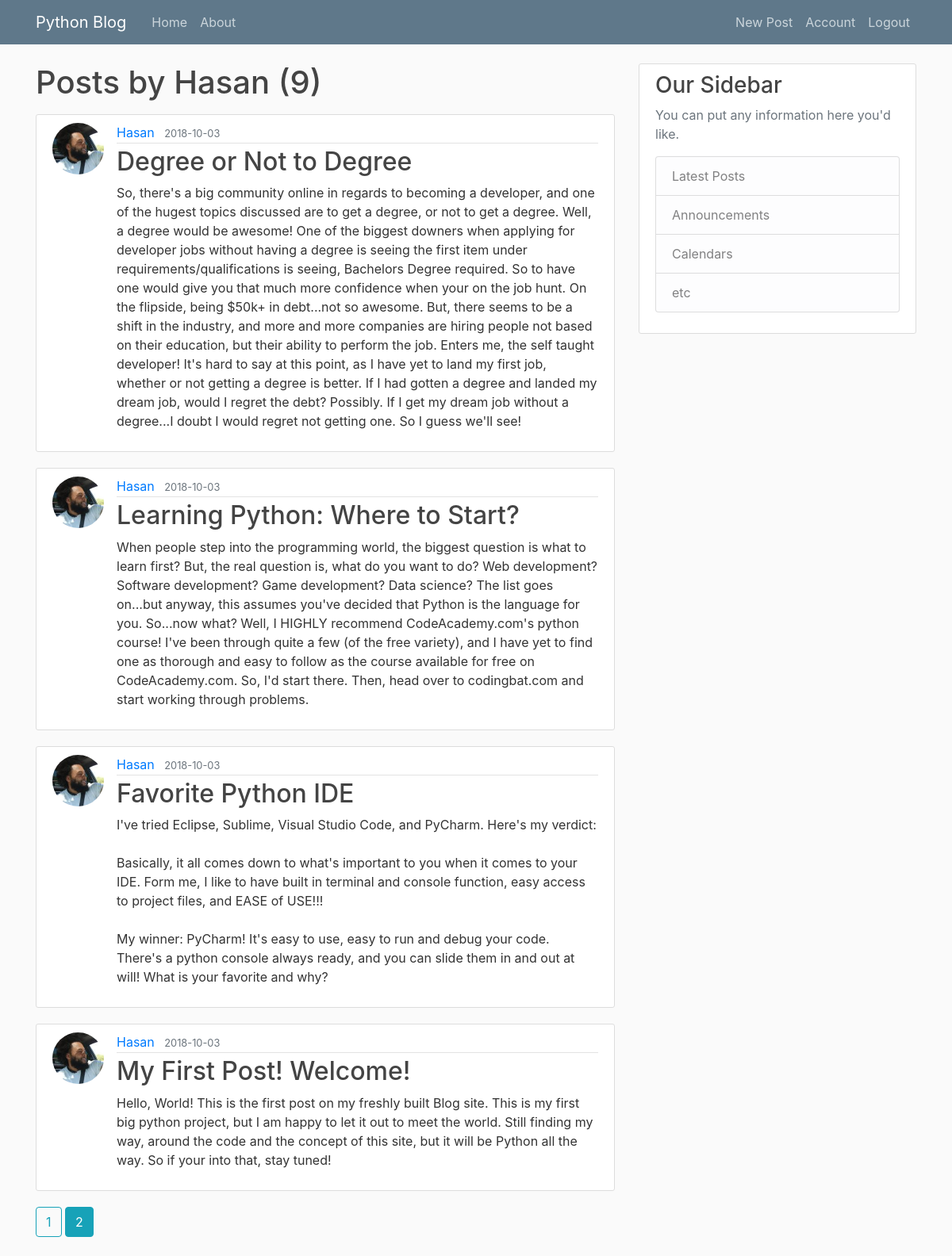
Page /user/Hasan?page=2 (signed in) on the committed database.
### pyblog/models.py (models this page shows, shortened)
class User(db.Model, UserMixin):
    id = db.Column(db.Integer, primary_key=True)
    username = db.Column(db.String(20), unique=True, nullable=False)
    email = db.Column(db.String(120), unique=True, nullable=False)
    image_file = db.Column(db.String(20), nullable=False, default='default.jpg')
    password = db.Column(db.String(60), nullable=False)
    posts = db.relationship('Post', backref='author', lazy=True)

class Post(db.Model):
    id = db.Column(db.Integer, primary_key=True)
    title = db.Column(db.String(100), nullable=False)
    date_posted = db.Column(db.DateTime, nullable=False, default=datetime.utcnow)
    content = db.Column(db.Text, nullable=False)
    user_id = db.Column(db.Integer, db.ForeignKey('user.id'), nullable=False)

### pyblog/routes.py (the view)
@app.route("/user/<string:username>")
def user_posts(username):
    page = request.args.get('page', 1, type=int)
    user = User.query.filter_by(username=username).first_or_404()
    posts = Post.query.filter_by(author=user)\
        .order_by(Post.date_posted.desc())\
        .paginate(page=page, per_page=5)
    return render_template('user_posts.html', posts=posts, user=user)

### pyblog/models.py (called while the page is built)
@login_manager.user_loader
def load_user(user_id):
    return User.query.get(int(user_id))

### pyblog/templates/user_posts.html
{% extends "layout.html" %}
{% block content %}
    <h1 class="mb-3">Posts by {{ user.username }} ({{ posts.total }})</h1>
    {% for post in posts.items %}
        <article class="media content-section">
          <img class="rounded-circle article-img" src="{{ url_for('static', filename='profile_pics/' + post.author.image_file) }}">
          <div class="media-body">
            <div class="article-metadata">
              <a class="mr-2" href="{{ url_for('user_posts', username=post.author.username) }}">{{ post.author.username }}</a>
              <small class="text-muted">{{ post.date_posted.strftime('%Y-%m-%d') }}</small>
            </div>
            <h2><a class="article-title" href="{{ url_for('post', post_id=post.id) }}">{{ post.title }}</a></h2>
            <p class="article-content">{{ post.content }}</p>
          </div>
        </article>
    {% endfor %}
    {% for page_num in posts.iter_pages(left_edge=1, right_edge=1, left_current=1, right_current=2) %}
      {% if page_num %}
        {% if posts.page == page_num %}
          <a class="btn btn-info mb-4" href="{{ url_for('user_posts', username=user.username, page=page_num) }}">{{ page_num }}</a>
        {% else %}
          <a class="btn btn-outline-info mb-4" href="{{ url_for('user_posts', username=user.username, page=page_num) }}">{{ page_num }}</a>
        {% endif %}
      {% else %}
        ...
      {% endif %}
    {% endfor %}
{% endblock content %}

### pyblog/static/main.css (style rules this page uses)
body { background: #fafafa; color: #333333; margin-top: 5rem; }
h1, h2, h3, h4, h5, h6 { color: #444444; }
.content-section { background: #ffffff; padding: 10px 20px; border: 1px solid #dddddd; border-radius: 3px; margin-bottom: 20px; }
.article-title { color: #444444; }
.article-content { white-space: pre-line; }
.article-img { height: 65px; width: 65px; margin-right: 16px; }
.article-metadata { padding-bottom: 1px; margin-bottom: 4px; border-bottom: 1px solid #e3e3e3 }

### rows in the picture
User: username "Hasan"
Post: image_file (picture), author.username "Hasan", date_posted "2018-10-03", title "Degree or Not to Degree", content "So, there's a big community online in regards to becoming a developer, and one of the hugest topics discussed are to get a degree, or not to get a degree. Well, a degree would be awesome! One of the biggest downers when applying for developer jobs without having a degree is seeing the first item under requirements/qualifications is seeing, Bachelors Degree required. So to have one would give you that much more confidence when your on the job hunt. On the flipside, being $50k+ in debt...not so awesome. But, there seems to be a shift in the industry, and more and more companies are hiring people not based on their education, but their ability to perform the job. Enters me, the self taught…"
Post: image_file (picture), author.username "Hasan", date_posted "2018-10-03", title "Learning Python: Where to Start?", content "When people step into the programming world, the biggest question is what to learn first? But, the real question is, what do you want to do? Web development? Software development? Game development? Data science? The list goes on...but anyway, this assumes you've decided that Python is the language for you. So...now what? Well, I HIGHLY recommend CodeAcademy.com's python course! I've been through quite a few (of the free variety), and I have yet to find one as thorough and easy to follow as the course available for free on CodeAcademy.com. So, I'd start there. Then, head over to codingbat.com and start working through problems."
Post: image_file (picture), author.username "Hasan", date_posted "2018-10-03", title "Favorite Python IDE", content "I've tried Eclipse, Sublime, Visual Studio Code, and PyCharm. Here's my verdict: Basically, it all comes down to what's important to you when it comes to your IDE. Form me, I like to have built in terminal and console function, easy access to project files, and EASE of USE!!! My winner: PyCharm! It's easy to use, easy to run and debug your code. There's a python console always ready, and you can slide them in and out at will! What is your favorite and why?"
Post: image_file (picture), author.username "Hasan", date_posted "2018-10-03", title "My First Post! Welcome!", content "Hello, World! This is the first post on my freshly built Blog site. This is my first big python project, but I am happy to let it out to meet the world. Still finding my way, around the code and the concept of this site, but it will be Python all the way. So if your into that, stay tuned!"

### other values in the picture
{{ posts.total }} "9"
{{ page_num }} "1"
{{ page_num }} "2"
